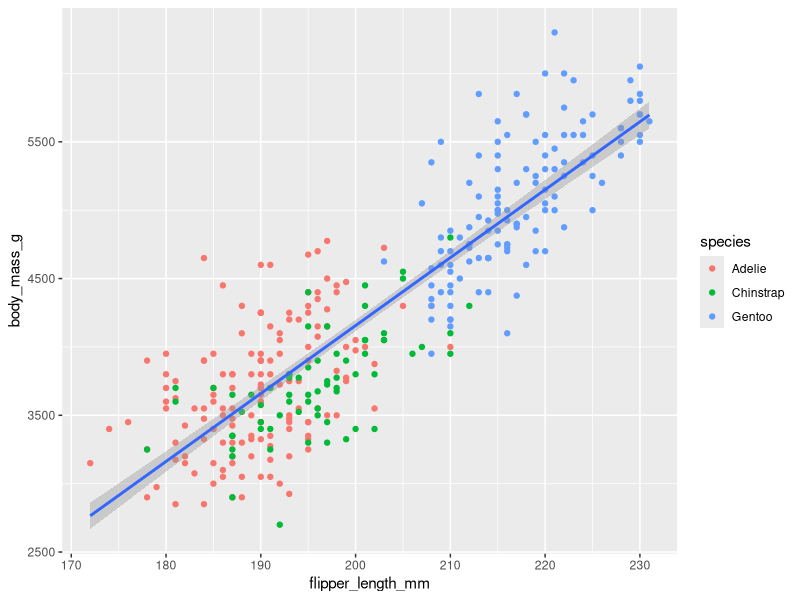

Generate this figure with R:
## ---- chunk 1
#loading the tidyverse
library(tidyverse)
## ---- chunk 2
install.packages(c("arrow", "babynames", "curl", "duckdb", "gapminder", "ggrepel",
"ggridges", "ggthemes", "hexbin", "janitor", "Lahman", "leaflet", "maps",
"nycflights13", "openxlsx", "palmerpenguins", "repurrrsive", "tidymodels", "writexl"))
## ---- chunk 3
#|label: load-packages
library(palmerpenguins)
library(ggthemes)
library(tidyverse)
## ---- chunk 4
penguins
## ---- chunk 5
glimpse (penguins)
## ---- chunk 6
#|warning: false
#|mmessage: false
#|echo: false

ggplot(data = penguins,
       mapping = aes(x = flipper_length_mm, y = body_mass_g)
       ) +
       geom_point(mapping = aes(color = species)) +
       geom_smooth(method = "lm")
  
